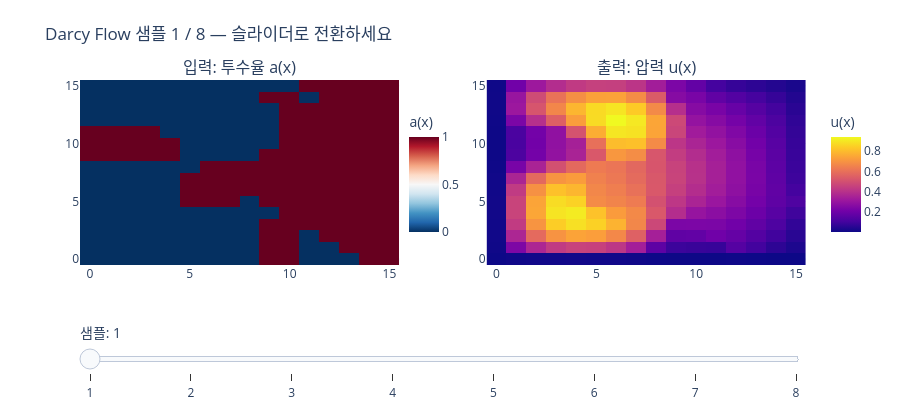

The code cell stored with this chart in its notebook:
### Markdown cell above
## 3. 📊 데이터 탐색

슬라이더로 다양한 샘플을 탐색해보세요.
- **왼쪽**: 투수율 $a(x)$ — 이진(0/1) 패턴 (파란=낮음, 빨간=높음)
- **오른쪽**: 압력 $u(x)$ — 연속 스칼라장 (보라→노랑)

### Code cell
# ── 여러 샘플을 Interactive 슬라이더로 탐색 ──
test_samples_16 = test_loaders[16].dataset
N_SHOW = 8  # 보여줄 샘플 수

perms, pressures = [], []
for i in range(N_SHOW):
    d = test_samples_16[i]
    perms.append(d['x'][0].numpy())       # permeability (16x16)
    pressures.append(d['y'][0].numpy())   # pressure    (16x16)

fig = make_subplots(
    rows=1, cols=2,
    subplot_titles=['입력: 투수율 a(x)', '출력: 압력 u(x)'],
    horizontal_spacing=0.12,
)

for i in range(N_SHOW):
    vis = (i == 0)
    fig.add_trace(
        go.Heatmap(z=perms[i], colorscale='RdBu_r', showscale=True,
                   colorbar=dict(x=0.44, title='a(x)', len=0.75),
                   visible=vis, name=f'perm_{i}'),
        row=1, col=1,
    )
    fig.add_trace(
        go.Heatmap(z=pressures[i], colorscale='Plasma', showscale=True,
                   colorbar=dict(x=1.02, title='u(x)', len=0.75),
                   visible=vis, name=f'pres_{i}'),
        row=1, col=2,
    )

steps = []
for i in range(N_SHOW):
    vis_mask = [False] * (2 * N_SHOW)
    vis_mask[2 * i]     = True
    vis_mask[2 * i + 1] = True
    steps.append(dict(
        method='update',
        args=[{'visible': vis_mask},
              {'title': f'Darcy Flow 샘플 {i+1} / {N_SHOW} — 슬라이더로 전환하세요'}],
        label=f'{i+1}',
    ))

fig.update_layout(
    sliders=[dict(
        active=0, steps=steps,
        currentvalue={'prefix': '샘플: ', 'font': {'size': 14}},
        pad={'t': 55, 'b': 10},
    )],
    title=f'Darcy Flow 샘플 1 / {N_SHOW} — 슬라이더로 전환하세요',
    height=420,
    template='plotly_white',
    margin=dict(t=80, b=80),
)
fig.show()

### Figure 1 — Plotly figure (JSON) as saved in the notebook; plotly's stock layout.template omitted (floating-point values rounded to 4 significant figures; data arrays with more than 128 entries replaced by an {"elided": "..."} marker saying what was removed)
{"data": [{"colorbar": {"len": 0.75, "title": {"text": "a(x)"}, "x": 0.44}, "colorscale": [[0, "rgb(5,48,97)"], [0.1, "rgb(33,102,172)"], [0.2, "rgb(67,147,195)"], [0.3, "rgb(146,197,222)"], [0.4, "rgb(209,229,240)"], [0.5, "rgb(247,247,247)"], [0.6, "rgb(253,219,199)"], [0.7, "rgb(244,165,130)"], [0.8, "rgb(214,96,77)"], [0.9, "rgb(178,24,43)"], [1, "rgb(103,0,31)"]], "name": "perm_0", "showscale": true, "type": "heatmap", "visible": true, "xaxis": "x", "yaxis": "y", "z": {"elided": "16x16 float values"}}, {"colorbar": {"len": 0.75, "title": {"text": "u(x)"}, "x": 1.02}, "colorscale": [[0, "#0d0887"], [0.1111, "#46039f"], [0.2222, "#7201a8"], [0.3333, "#9c179e"], [0.4444, "#bd3786"], [0.5556, "#d8576b"], [0.6667, "#ed7953"], [0.7778, "#fb9f3a"], [0.8889, "#fdca26"], [1, "#f0f921"]], "name": "pres_0", "showscale": true, "type": "heatmap", "visible": true, "xaxis": "x2", "yaxis": "y2", "z": {"elided": "16x16 float values"}}, {"colorbar": {"len": 0.75, "title": {"text": "a(x)"}, "x": 0.44}, "colorscale": [[0, "rgb(5,48,97)"], [0.1, "rgb(33,102,172)"], [0.2, "rgb(67,147,195)"], [0.3, "rgb(146,197,222)"], [0.4, "rgb(209,229,240)"], [0.5, "rgb(247,247,247)"], [0.6, "rgb(253,219,199)"], [0.7, "rgb(244,165,130)"], [0.8, "rgb(214,96,77)"], [0.9, "rgb(178,24,43)"], [1, "rgb(103,0,31)"]], "name": "perm_1", "showscale": true, "type": "heatmap", "visible": false, "xaxis": "x", "yaxis": "y", "z": {"elided": "16x16 float values"}}, {"colorbar": {"len": 0.75, "title": {"text": "u(x)"}, "x": 1.02}, "colorscale": [[0, "#0d0887"], [0.1111, "#46039f"], [0.2222, "#7201a8"], [0.3333, "#9c179e"], [0.4444, "#bd3786"], [0.5556, "#d8576b"], [0.6667, "#ed7953"], [0.7778, "#fb9f3a"], [0.8889, "#fdca26"], [1, "#f0f921"]], "name": "pres_1", "showscale": true, "type": "heatmap", "visible": false, "xaxis": "x2", "yaxis": "y2", "z": {"elided": "16x16 float values"}}, {"colorbar": {"len": 0.75, "title": {"text": "a(x)"}, "x": 0.44}, "colorscale": [[0, "rgb(5,48,97)"], [0.1, "rgb(33,102,172)"], [0.2, "rgb(67,147,195)"], [0.3, "rgb(146,197,222)"], [0.4, "rgb(209,229,240)"], [0.5, "rgb(247,247,247)"], [0.6, "rgb(253,219,199)"], [0.7, "rgb(244,165,130)"], [0.8, "rgb(214,96,77)"], [0.9, "rgb(178,24,43)"], [1, "rgb(103,0,31)"]], "name": "perm_2", "showscale": true, "type": "heatmap", "visible": false, "xaxis": "x", "yaxis": "y", "z": {"elided": "16x16 float values"}}, {"colorbar": {"len": 0.75, "title": {"text": "u(x)"}, "x": 1.02}, "colorscale": [[0, "#0d0887"], [0.1111, "#46039f"], [0.2222, "#7201a8"], [0.3333, "#9c179e"], [0.4444, "#bd3786"], [0.5556, "#d8576b"], [0.6667, "#ed7953"], [0.7778, "#fb9f3a"], [0.8889, "#fdca26"], [1, "#f0f921"]], "name": "pres_2", "showscale": true, "type": "heatmap", "visible": false, "xaxis": "x2", "yaxis": "y2", "z": {"elided": "16x16 float values"}}, {"colorbar": {"len": 0.75, "title": {"text": "a(x)"}, "x": 0.44}, "colorscale": [[0, "rgb(5,48,97)"], [0.1, "rgb(33,102,172)"], [0.2, "rgb(67,147,195)"], [0.3, "rgb(146,197,222)"], [0.4, "rgb(209,229,240)"], [0.5, "rgb(247,247,247)"], [0.6, "rgb(253,219,199)"], [0.7, "rgb(244,165,130)"], [0.8, "rgb(214,96,77)"], [0.9, "rgb(178,24,43)"], [1, "rgb(103,0,31)"]], "name": "perm_3", "showscale": true, "type": "heatmap", "visible": false, "xaxis": "x", "yaxis": "y", "z": {"elided": "16x16 float values"}}, {"colorbar": {"len": 0.75, "title": {"text": "u(x)"}, "x": 1.02}, "colorscale": [[0, "#0d0887"], [0.1111, "#46039f"], [0.2222, "#7201a8"], [0.3333, "#9c179e"], [0.4444, "#bd3786"], [0.5556, "#d8576b"], [0.6667, "#ed7953"], [0.7778, "#fb9f3a"], [0.8889, "#fdca26"], [1, "#f0f921"]], "name": "pres_3", "showscale": true, "type": "heatmap", "visible": false, "xaxis": "x2", "yaxis": "y2", "z": {"elided": "16x16 float values"}}, {"colorbar": {"len": 0.75, "title": {"text": "a(x)"}, "x": 0.44}, "colorscale": [[0, "rgb(5,48,97)"], [0.1, "rgb(33,102,172)"], [0.2, "rgb(67,147,195)"], [0.3, "rgb(146,197,222)"], [0.4, "rgb(209,229,240)"], [0.5, "rgb(247,247,247)"], [0.6, "rgb(253,219,199)"], [0.7, "rgb(244,165,130)"], [0.8, "rgb(214,96,77)"], [0.9, "rgb(178,24,43)"], [1, "rgb(103,0,31)"]], "name": "perm_4", "showscale": true, "type": "heatmap", "visible": false, "xaxis": "x", "yaxis": "y", "z": {"elided": "16x16 float values"}}, {"colorbar": {"len": 0.75, "title": {"text": "u(x)"}, "x": 1.02}, "colorscale": [[0, "#0d0887"], [0.1111, "#46039f"], [0.2222, "#7201a8"], [0.3333, "#9c179e"], [0.4444, "#bd3786"], [0.5556, "#d8576b"], [0.6667, "#ed7953"], [0.7778, "#fb9f3a"], [0.8889, "#fdca26"], [1, "#f0f921"]], "name": "pres_4", "showscale": true, "type": "heatmap", "visible": false, "xaxis": "x2", "yaxis": "y2", "z": {"elided": "16x16 float values"}}, {"colorbar": {"len": 0.75, "title": {"text": "a(x)"}, "x": 0.44}, "colorscale": [[0, "rgb(5,48,97)"], [0.1, "rgb(33,102,172)"], [0.2, "rgb(67,147,195)"], [0.3, "rgb(146,197,222)"], [0.4, "rgb(209,229,240)"], [0.5, "rgb(247,247,247)"], [0.6, "rgb(253,219,199)"], [0.7, "rgb(244,165,130)"], [0.8, "rgb(214,96,77)"], [0.9, "rgb(178,24,43)"], [1, "rgb(103,0,31)"]], "name": "perm_5", "showscale": true, "type": "heatmap", "visible": false, "xaxis": "x", "yaxis": "y", "z": {"elided": "16x16 float values"}}, {"colorbar": {"len": 0.75, "title": {"text": "u(x)"}, "x": 1.02}, "colorscale": [[0, "#0d0887"], [0.1111, "#46039f"], [0.2222, "#7201a8"], [0.3333, "#9c179e"], [0.4444, "#bd3786"], [0.5556, "#d8576b"], [0.6667, "#ed7953"], [0.7778, "#fb9f3a"], [0.8889, "#fdca26"], [1, "#f0f921"]], "name": "pres_5", "showscale": true, "type": "heatmap", "visible": false, "xaxis": "x2", "yaxis": "y2", "z": {"elided": "16x16 float values"}}, {"colorbar": {"len": 0.75, "title": {"text": "a(x)"}, "x": 0.44}, "colorscale": [[0, "rgb(5,48,97)"], [0.1, "rgb(33,102,172)"], [0.2, "rgb(67,147,195)"], [0.3, "rgb(146,197,222)"], [0.4, "rgb(209,229,240)"], [0.5, "rgb(247,247,247)"], [0.6, "rgb(253,219,199)"], [0.7, "rgb(244,165,130)"], [0.8, "rgb(214,96,77)"], [0.9, "rgb(178,24,43)"], [1, "rgb(103,0,31)"]], "name": "perm_6", "showscale": true, "type": "heatmap", "visible": false, "xaxis": "x", "yaxis": "y", "z": {"elided": "16x16 float values"}}, {"colorbar": {"len": 0.75, "title": {"text": "u(x)"}, "x": 1.02}, "colorscale": [[0, "#0d0887"], [0.1111, "#46039f"], [0.2222, "#7201a8"], [0.3333, "#9c179e"], [0.4444, "#bd3786"], [0.5556, "#d8576b"], [0.6667, "#ed7953"], [0.7778, "#fb9f3a"], [0.8889, "#fdca26"], [1, "#f0f921"]], "name": "pres_6", "showscale": true, "type": "heatmap", "visible": false, "xaxis": "x2", "yaxis": "y2", "z": {"elided": "16x16 float values"}}, {"colorbar": {"len": 0.75, "title": {"text": "a(x)"}, "x": 0.44}, "colorscale": [[0, "rgb(5,48,97)"], [0.1, "rgb(33,102,172)"], [0.2, "rgb(67,147,195)"], [0.3, "rgb(146,197,222)"], [0.4, "rgb(209,229,240)"], [0.5, "rgb(247,247,247)"], [0.6, "rgb(253,219,199)"], [0.7, "rgb(244,165,130)"], [0.8, "rgb(214,96,77)"], [0.9, "rgb(178,24,43)"], [1, "rgb(103,0,31)"]], "name": "perm_7", "showscale": true, "type": "heatmap", "visible": false, "xaxis": "x", "yaxis": "y", "z": {"elided": "16x16 float values"}}, {"colorbar": {"len": 0.75, "title": {"text": "u(x)"}, "x": 1.02}, "colorscale": [[0, "#0d0887"], [0.1111, "#46039f"], [0.2222, "#7201a8"], [0.3333, "#9c179e"], [0.4444, "#bd3786"], [0.5556, "#d8576b"], [0.6667, "#ed7953"], [0.7778, "#fb9f3a"], [0.8889, "#fdca26"], [1, "#f0f921"]], "name": "pres_7", "showscale": true, "type": "heatmap", "visible": false, "xaxis": "x2", "yaxis": "y2", "z": {"elided": "16x16 float values"}}], "layout": {"annotations": [{"font": {"size": 16}, "showarrow": false, "text": "입력: 투수율 a(x)", "x": 0.22, "xanchor": "center", "xref": "paper", "y": 1, "yanchor": "bottom", "yref": "paper"}, {"font": {"size": 16}, "showarrow": false, "text": "출력: 압력 u(x)", "x": 0.78, "xanchor": "center", "xref": "paper", "y": 1, "yanchor": "bottom", "yref": "paper"}], "height": 420, "margin": {"b": 80, "t": 80}, "sliders": [{"active": 0, "currentvalue": {"font": {"size": 14}, "prefix": "샘플: "}, "pad": {"b": 10, "t": 55}, "steps": [{"args": [{"visible": [true, true, false, false, false, false, false, false, false, false, false, false, false, false, false, false]}, {"title": "Darcy Flow 샘플 1 / 8 — 슬라이더로 전환하세요"}], "label": "1", "method": "update"}, {"args": [{"visible": [false, false, true, true, false, false, false, false, false, false, false, false, false, false, false, false]}, {"title": "Darcy Flow 샘플 2 / 8 — 슬라이더로 전환하세요"}], "label": "2", "method": "update"}, {"args": [{"visible": [false, false, false, false, true, true, false, false, false, false, false, false, false, false, false, false]}, {"title": "Darcy Flow 샘플 3 / 8 — 슬라이더로 전환하세요"}], "label": "3", "method": "update"}, {"args": [{"visible": [false, false, false, false, false, false, true, true, false, false, false, false, false, false, false, false]}, {"title": "Darcy Flow 샘플 4 / 8 — 슬라이더로 전환하세요"}], "label": "4", "method": "update"}, {"args": [{"visible": [false, false, false, false, false, false, false, false, true, true, false, false, false, false, false, false]}, {"title": "Darcy Flow 샘플 5 / 8 — 슬라이더로 전환하세요"}], "label": "5", "method": "update"}, {"args": [{"visible": [false, false, false, false, false, false, false, false, false, false, true, true, false, false, false, false]}, {"title": "Darcy Flow 샘플 6 / 8 — 슬라이더로 전환하세요"}], "label": "6", "method": "update"}, {"args": [{"visible": [false, false, false, false, false, false, false, false, false, false, false, false, true, true, false, false]}, {"title": "Darcy Flow 샘플 7 / 8 — 슬라이더로 전환하세요"}], "label": "7", "method": "update"}, {"args": [{"visible": [false, false, false, false, false, false, false, false, false, false, false, false, false, false, true, true]}, {"title": "Darcy Flow 샘플 8 / 8 — 슬라이더로 전환하세요"}], "label": "8", "method": "update"}]}], "title": {"text": "Darcy Flow 샘플 1 / 8 — 슬라이더로 전환하세요"}, "xaxis": {"anchor": "y", "domain": [0, 0.44]}, "xaxis2": {"anchor": "y2", "domain": [0.56, 1]}, "yaxis": {"anchor": "x", "domain": [0, 1]}, "yaxis2": {"anchor": "x2", "domain": [0, 1]}}}
